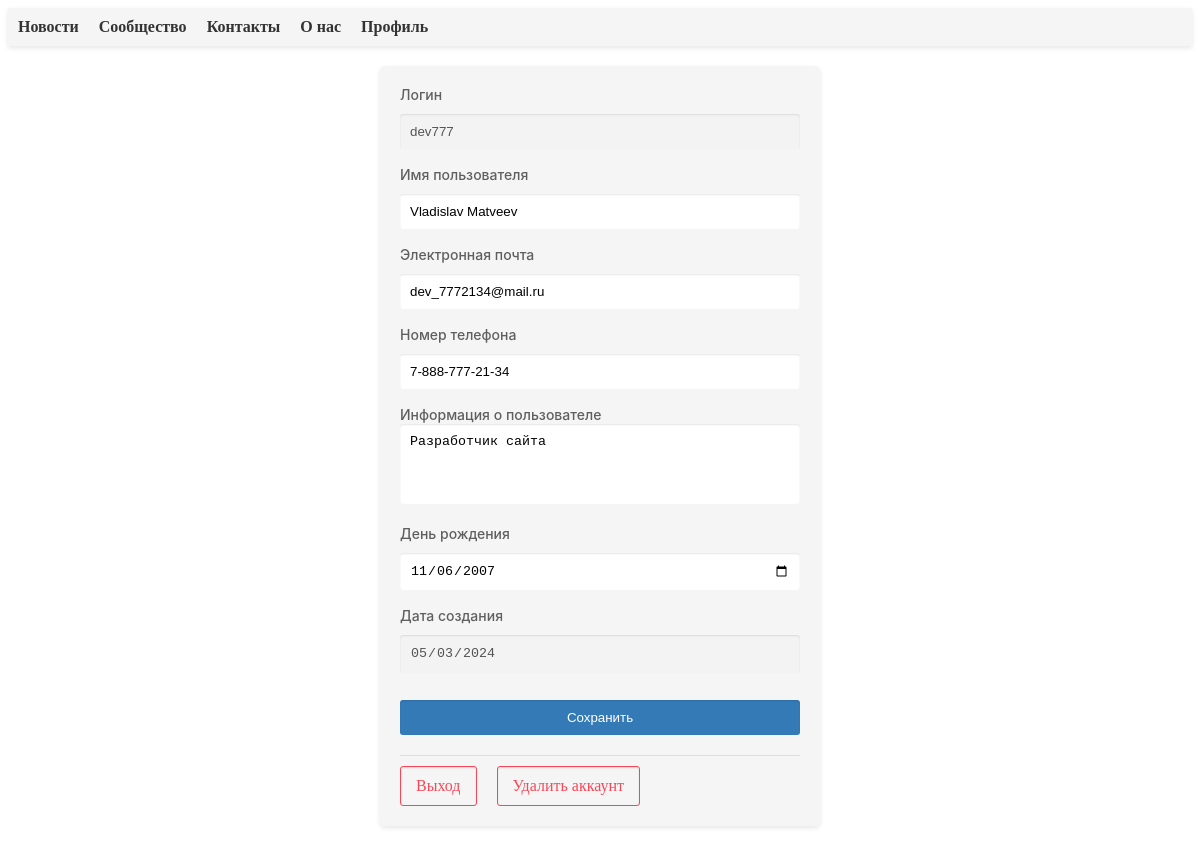
/profile (signed in), run on an earlier commit of the app's database.
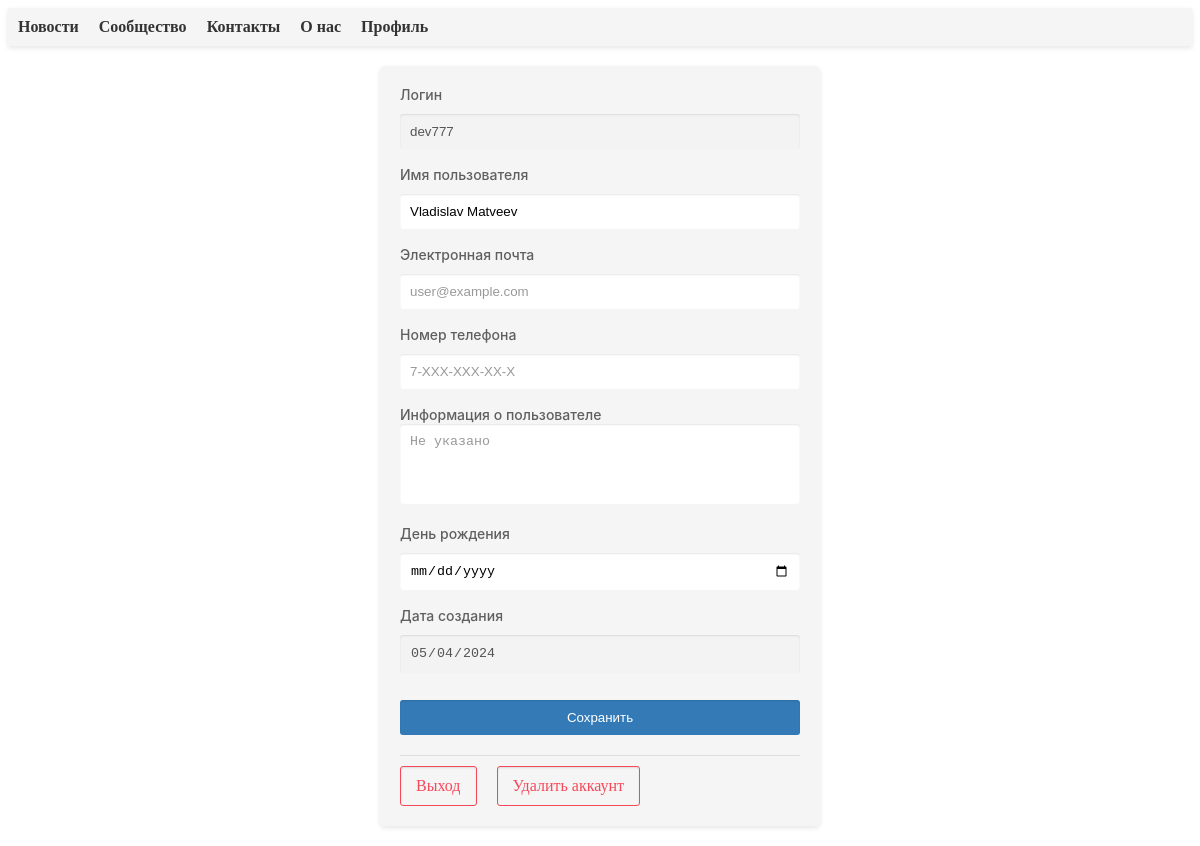
And on a later commit of the database.
### app.py (models this page shows)
class Auth(Base):
    __tablename__ = 'authorized_users'
    id = Column(Integer, primary_key=True)
    login = Column(String(32), nullable=False, unique=True)
    password = Column(String(32), nullable=False)
    user_name = Column(String(32), nullable=False)
    user_about = Column(String)
    user_birthdate = Column(String)
    date_creation = Column(String)
    user_phone = Column(String)
    user_email = Column(String)
    admin_access = Column(Boolean, default=False)
    status = Column(String, default="Пользователь")
    has_communty = Column(String, nullable=True)

### app.py (the view, shortened to what this page needs)
@app.route("/profile", methods=['GET', 'POST'])
@login_required
def profile_page():
    user_metadata = session.query(Auth).filter_by(
        id=current_user.get_id()).first()
    return render_template("profile_page.html", profile=user_metadata)

### app.py (called while the page is built)
@login_manager.user_loader
def load_user(user_id):
    return UserLogin().fromDB(user_id)

    def fromDB(self, user_id):
        self.__user = session.query(Auth).filter_by(id=user_id)
        self.__id = user_id
        return self

    def get_id(self):
        return self.__id

### templates/profile_page.html (shortened to what this page needs)
{% extends "base.html" %}
{% block style %}
<link rel="stylesheet" href="{{url_for('static', filename='css/input_style.css')}}">
<link rel="stylesheet" href="{{url_for('static', filename='css/text_area_style.css')}}">
{% endblock %}
{% block content %}
<form action="{{url_for('profile_page')}}" method="post">
    <div>
        <label for="user_login">Логин</label>
        <input type="text" name="user_login" value="{{profile.login}}" disabled required>
    </div>
    <div>
        <label for="user_name">Имя пользователя</label>
        <input type="text" name="user_name" value="{{profile.user_name}}" minlength="5" maxlength="32" required>
    </div>
    <div>
        <label for="user_e_mail">Электронная почта</label>
        <input type="email" name="user_e_mail" value="{% if profile.user_email != None %}{{profile.user_email}}{% endif %}" placeholder="user@example.com">
    </div>
    <div>
        <label for="user_phone">Номер телефона</label>
        <input type="tel" name="user_phone" pattern="[7]{1}-[0-9]{3}-[0-9]{3}-[0-9]{2}-[0-9]{2}" value="{% if profile.user_phone != None %}{{profile.user_phone}}{% endif %}" placeholder="7-XXX-XXX-XX-X">
    </div>
    <div>
        <label for="user_about">Информация о пользователе</label>
        <textarea type="textarea" name="user_about" placeholder="Не указано" rows="4" maxlength="256">{% if profile.user_about %}{{profile.user_about}}{% endif %}</textarea>
    </div>
    <div>
        <label for="user_birthdate">День рождения</label>
        <input type="date" name="user_birthdate" value="{{profile.user_birthdate}}" placeholder="Не указано">
    </div>
    <div>
        <label for="date_creation">Дата создания</label>
        <input type="date" name="date_creation" value="{{profile.date_creation}}" placeholder="Не указано" disabled>
    </div>
        <input type="submit" value="Сохранить">
    <hr>
    <btn>
        <a href="/logout" class="button">Выход</a>
        <a href="/delete" class="button">Удалить аккаунт</a>
    </btn>
</form>
{% endblock %}

### templates/base.html (shortened to what this page needs)
<!DOCTYPE html>
<html lang="ru">
<head>
    <link rel="stylesheet" href="{{url_for('static', filename='css/main.css')}}">
    {% block style %} {% endblock %}
</head>
<body>
    <header>
        <nav> <ul>
                <li><a href="/">Новости</a></li>
                <li><a href="/community">Сообщество</a></li>
                <li><a href="/contact_us">Контакты</a></li>
                <li><a href="/about_us">О нас</a></li>
                <li><a href="/profile">Профиль</a></li>
        </ul> </nav>
    </header>
    {% block content %} {% endblock %}
</body>
</html>

### static/css/main.css (style rules this page uses)
form { width: 400px; margin: 20px auto; background-color: #f5f5f5; padding: 20px; border-radius: 5px; box-shadow: 0 2px 5px rgba(0, 0, 0, 0.1); }
header { background-color: #f5f5f5; padding: 10px; box-shadow: 0 2px 5px rgba(0, 0, 0, 0.1); }
nav ul { list-style: none; margin: 0; padding: 0; display: flex; justify-content: left; }
nav li { margin-right: 20px; }
nav a { color: #333; text-decoration: none; font-weight: bold; }

### static/css/input_style.css (style rules this page uses)
input[type="text"], input[type="password"], input[type="submit"], input[type="email"], input[type="tel"], input[type="date"] { width: -webkit-fill-available; padding: 10px; margin-bottom: 10px; margin-top: 10px; border: none; border-radius: 3px; box-shadow: inset 0 1px 2px rgba(0, 0, 0, 0.1); }
input[type="submit"] { background-color: #337ab7; color: #fff; cursor: pointer; }
btn { display: flex; justify-content: flex-start; }
.button { padding: 10px 15px; color: #f74859; border: 1px solid #f74859; border-radius: 3px; background-color: #f5f5f5; box-shadow: inset 0 1px 2px rgba(0, 0, 0, 0.1); margin-right: 20px; text-decoration: none; text-align: center; cursor: pointer; }
a { color: #337ab7; text-decoration: none; }
hr { margin-top: 10px; margin-bottom: 10px; border: none; border-top: 1px solid #ddd; }
label { font-family: -apple-system, BlinkMacSystemFont, "Segoe UI", Roboto, Oxygen, Ubuntu, Cantarell, "Open Sans", "Helvetica Neue", sans-serif; text-shadow: none; font-weight: 500; font-size: 14px; color: #5f5f5f; text-decoration: none; }
div { margin-bottom: 7px }

### static/css/text_area_style.css (style rules this page uses)
textarea { width: -webkit-fill-available; padding: 10px; margin-bottom: 10px; border: none; border-radius: 3px; box-shadow: inset 0 1px 2px rgba(0, 0, 0, 0.1); resize: none; }

What changed in the data, as far as the page shows it:
changed Auth "dev777": user_e_mail "dev_7772134@mail.ru" → (not shown); user_phone "7-888-777-21-34" → (not shown); user_birthdate "11/06/2007" → (not shown); date_creation "05/03/2024" → "05/04/2024"; user_about "Разработчик сайта" → (not shown)
